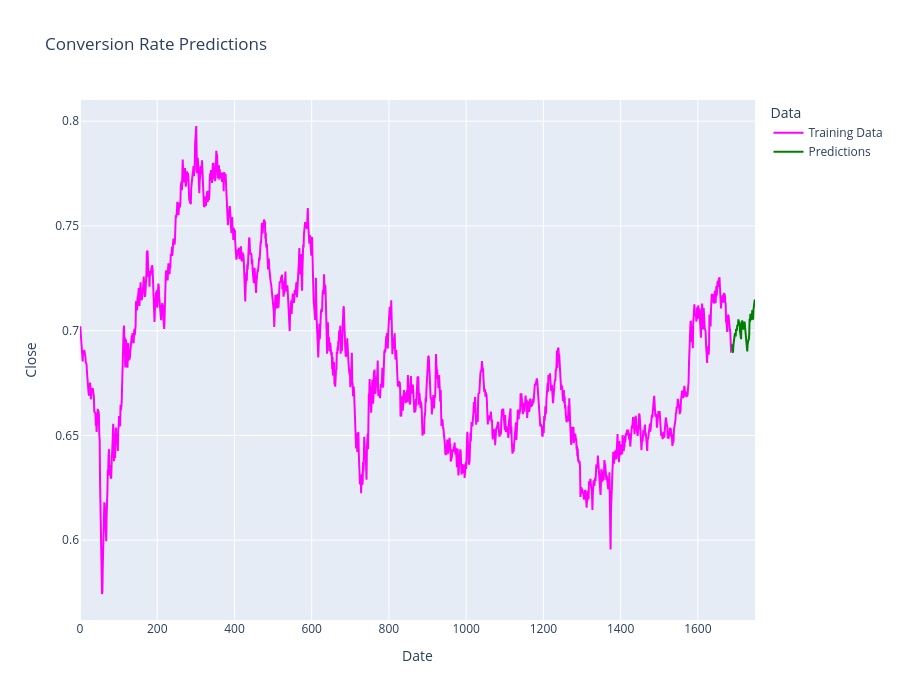

Notebook code for this chart:
### Code cell
# Visualisation
fig = go.Figure()

fig.add_trace(go.Scatter(x = df.index, y = df["Close"], mode = "lines", name = "Training Data", line = dict(color = "magenta")))

# Adding predictions to the graph
fig.add_trace(go.Scatter(x = predictions.index, y = predictions,  mode = "lines", name = "Predictions", line = dict(color = "green")))

fig.update_layout(title = "Conversion Rate Predictions", xaxis_title = "Date", yaxis_title = "Close", legend_title = "Data", width = 900, height = 700)

### Figure 1 — Plotly figure (JSON) as saved in the notebook; plotly's stock layout.template omitted (floating-point values rounded to 4 significant figures; data arrays with more than 128 entries replaced by an {"elided": "..."} marker saying what was removed)
{"data": [{"line": {"color": "magenta"}, "mode": "lines", "name": "Training Data", "type": "scatter", "x": {"elided": "1688 int values"}, "y": {"elided": "1688 float values"}}, {"line": {"color": "green"}, "mode": "lines", "name": "Predictions", "type": "scatter", "x": [1688, 1689, 1690, 1691, 1692, 1693, 1694, 1695, 1696, 1697, 1698, 1699, 1700, 1701, 1702, 1703, 1704, 1705, 1706, 1707, 1708, 1709, 1710, 1711, 1712, 1713, 1714, 1715, 1716, 1717, 1718, 1719, 1720, 1721, 1722, 1723, 1724, 1725, 1726, 1727, 1728, 1729, 1730, 1731, 1732, 1733, 1734, 1735, 1736, 1737, 1738, 1739, 1740, 1741, 1742, 1743, 1744, 1745, 1746, 1747, 1748], "y": [0.6926, 0.6935, 0.6903, 0.6895, 0.6929, 0.6947, 0.6955, 0.698, 0.6988, 0.6978, 0.6972, 0.7009, 0.7, 0.7, 0.7027, 0.7025, 0.7029, 0.7054, 0.7044, 0.7025, 0.7043, 0.6998, 0.6987, 0.6978, 0.6959, 0.7022, 0.704, 0.7049, 0.7029, 0.7007, 0.7009, 0.7034, 0.7023, 0.7043, 0.7017, 0.6997, 0.6987, 0.6949, 0.6922, 0.6904, 0.6901, 0.6936, 0.6954, 0.6957, 0.6954, 0.698, 0.7057, 0.7042, 0.708, 0.7052, 0.7076, 0.7051, 0.7077, 0.7098, 0.707, 0.7053, 0.7099, 0.7124, 0.7113, 0.7144, 0.7148]}], "layout": {"height": 700, "legend": {"title": {"text": "Data"}}, "title": {"text": "Conversion Rate Predictions"}, "width": 900, "xaxis": {"title": {"text": "Date"}}, "yaxis": {"title": {"text": "Close"}}}}
